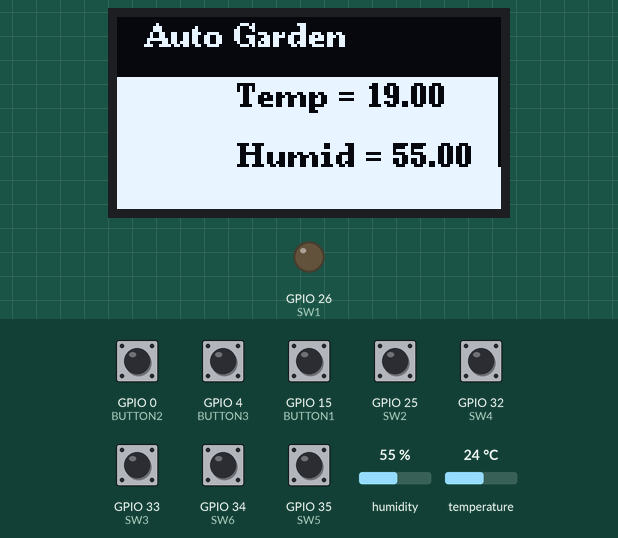
Bench run of a sketch on a simulated ESP32. Parts: 128×64 one-colour display, output pins drawn as LEDs (lit = HIGH). The test bench sets the inputs (shaded band); at power-on: GPIO 0 (BUTTON2), GPIO 4 (BUTTON3), GPIO 15 (BUTTON1), GPIO 25 (SW2), GPIO 32 (SW4), GPIO 33 (SW3), GPIO 35 (SW5) HIGH, GPIO 34 (SW6) LOW, humidity 55 %, temperature 24 °C. WiFi joins after 1.5 s; servers stay silent unless stated; what the sketch prints to the serial monitor is not drawn.

Above: at 3.2 s.
3.3 s: GPIO 34 (SW6) pulled HIGH for 0.7 s
5.8 s: humidity set to 22 %
At 6.4 s:
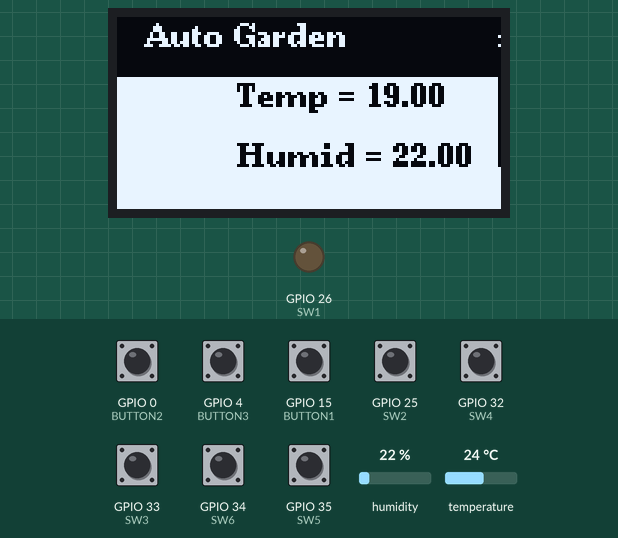
7.5 s: GPIO 15 (BUTTON1) pulled LOW for 0.7 s
10.3 s: temperature set to 12 °C
At 10.9 s:
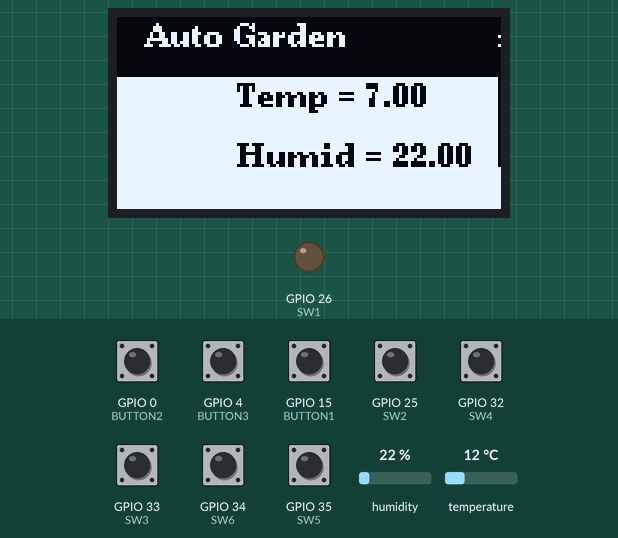
12.0 s: GPIO 15 (BUTTON1) pulled LOW for 1 s
15.3 s: humidity set to 40 %
At 15.9 s:
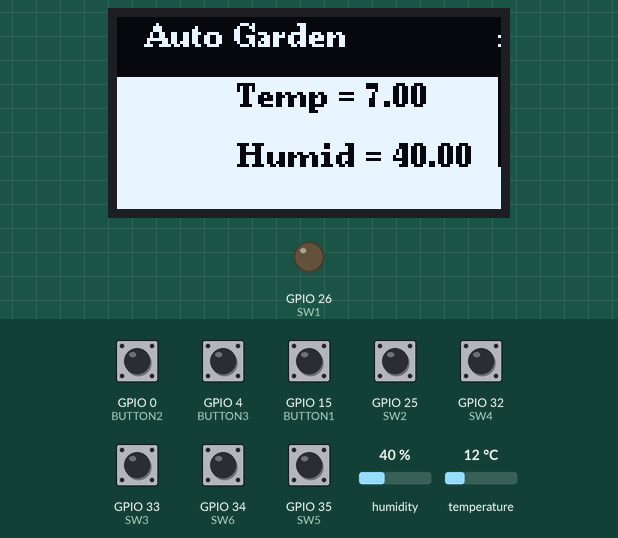
Timing chart, 0 to 18.0 s (numbered marks = the images above; inputs shaded):
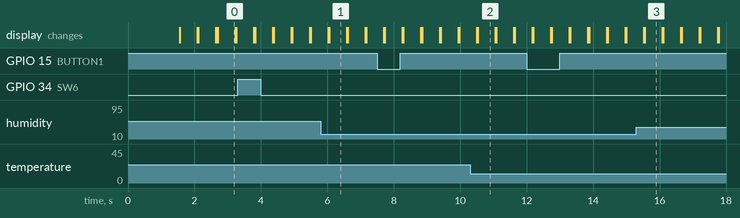

The sketch:

ESP32-Garden.ino
```cpp
// controls garden automaticlly
#include <WiFi.h>

#include <Arduino.h>
#include <U8g2lib.h>
#include <SPI.h>
#include <Adafruit_Sensor.h>
#include <DHT.h>
#include <DHT_U.h>
//#define UNO
#include "pins.h"
U8G2_SSD1305_128X64_ADAFRUIT_F_4W_SW_SPI u8g2(U8G2_R2, /* clock=*/SCK, /* data=*/MOSI, /* cs=*/SS, /* dc=*/MISO, /* reset=*/RES);

///////////////////////OTA//////////////////////////

#include "ota.h"

///////////////////////////////////////////////////


int button1 = 0;
int button2 = 0;
int button3 = 0;

int button1State = 0;
int button2State = 0;
int button3State = 0;

bool Home = false;
bool Wifi = false;


enum MenuState {
  HOME,
  WIFI
};

MenuState currentMenu = HOME;

int Time = 0;
int oldTime = 0;
int counter;

#include "wifiState.h"
#include "menu.h"


void setup() {
  u8g2.clearBuffer();
  Serial.begin(115200);
  OTAinit();
  dht.begin();
  sensor_t sensor;

  pinMode(BUTTON1, INPUT_PULLUP);
  pinMode(BUTTON2, INPUT_PULLUP);
  pinMode(BUTTON3, INPUT_PULLUP);

  pinMode(SW1, INPUT);
  pinMode(SW2, INPUT);
  pinMode(SW3, INPUT);
  pinMode(SW4, INPUT);
  pinMode(SW5, INPUT);
  pinMode(SW6, INPUT);

  pinMode(LED, OUTPUT);

  u8g2.begin();
  Serial.print("BOOTING.");

  u8g2.setCursor(10, 10);
  u8g2.setFont(u8g2_font_ncenB08_tr);
  u8g2.drawStr(0, 10, " BOOTING. ");
  u8g2.print(". ");
  u8g2.sendBuffer();
  delay(500);
}


void loop() {
  ArduinoOTA.handle();

  Time = millis();
  button1 = digitalRead(BUTTON1);
  button2 = digitalRead(BUTTON2);
  button3 = digitalRead(BUTTON3);


  home();
  Home = true;

  if (button1 != button1State) {
    if (button1State == LOW) {
      counter++;
      Serial.print("counter");
      Serial.println(counter);
      u8g2.setCursor(0, 50);
      u8g2.print("C = ");
      u8g2.print(counter);
      u8g2.sendBuffer();
    }
  }

  button1State = button1;

  if (button2 != button2State) {
    if (button2State == LOW) {
    }
  }
  button2State = button2;


  if (button3 == LOW) {
  }
}
```

menu.h
```cpp
#ifndef MENU_H
#define MENU_H

#include "temp.h"
#include "switch.h"

void home() {


  u8g2.setFont(u8g2_font_ncenB08_tr);
  u8g2.setDrawColor(0);
  u8g2.drawBox(0, 0, 127, 63);
  u8g2.setDrawColor(1);
  u8g2.setCursor(10, 10);
  u8g2.print("Auto Garden");
  u8g2.sendBuffer();
  temps();  // update temp and himidity
  Switch();
 // delay(500);
}

#endif
```

ota.h
```cpp
#ifndef OTA_H
#define OTA_H

#include <ESPmDNS.h>
#include <WiFiUdp.h>
#include <ArduinoOTA.h>

const char* ssid = "Tip-jar";
const char* password = "PASSWORD1234LOL";

void OTAinit() {
  WiFi.mode(WIFI_STA);
  WiFi.begin(ssid, password);
  while (WiFi.waitForConnectResult() != WL_CONNECTED) {
    Serial.println("Connection Failed! Rebooting...");
    delay(5000);
    ESP.restart();
  }
  // Port defaults to 3232
  // ArduinoOTA.setPort(3232);

  // Hostname defaults to esp3232-[MAC]
  ArduinoOTA.setHostname("ESP-Garden");

  // No authentication by default
  // ArduinoOTA.setPassword("admin");

  // Password can be set with it's md5 value as well
  // MD5(admin) = 21232f297a57a5a743894a0e4a801fc3
  // ArduinoOTA.setPasswordHash("21232f297a57a5a743894a0e4a801fc3");

  ArduinoOTA
    .onStart([]() {
      String type;
      if (ArduinoOTA.getCommand() == U_FLASH)
        type = "sketch";
      else  // U_SPIFFS
        type = "filesystem";

      // NOTE: if updating SPIFFS this would be the place to unmount SPIFFS using SPIFFS.end()
      Serial.println("Start updating " + type);
    })
    .onEnd([]() {
      Serial.println("\nEnd");
    })
    .onProgress([](unsigned int progress, unsigned int total) {
      Serial.printf("Progress: %u%%\r", (progress / (total / 100)));
      u8g2.clearBuffer();
      u8g2.setFont(u8g2_font_ncenB08_tr);
      u8g2.setDrawColor(1);
      u8g2.setCursor(20, 20);
      u8g2.printf("Progress: %u%%\r", (progress / (total / 100)));
      int progressPX = progress / (total / 100);
      u8g2.drawBox(15, 50, progressPX,64);
      u8g2.setCursor(20, 40);
      u8g2.print("Be Patient Dick");

      u8g2.sendBuffer();
    })
    .onError([](ota_error_t error) {
      Serial.printf("Error[%u]: ", error);
      u8g2.printf("Error[%u]: ", error);

      if (error == OTA_AUTH_ERROR) Serial.println("Auth Failed");
      else if (error == OTA_BEGIN_ERROR) Serial.println("Begin Failed");
      else if (error == OTA_CONNECT_ERROR) Serial.println("Connect Failed");
      else if (error == OTA_RECEIVE_ERROR) Serial.println("Receive Failed");
      else if (error == OTA_END_ERROR) Serial.println("End Failed");
    });

  ArduinoOTA.begin();

  Serial.println("Ready");
  Serial.print("IP address: ");
  Serial.println(WiFi.localIP());
}

#endif
```

switch.h
```cpp
#ifndef SWITCH_H
#define SWITCH_H

int sw1 = 0;
int sw2 = 0;
int sw3 = 0;
int sw4 = 0;
int sw5 = 0;
int sw6 = 0;

void Plant() {
  u8g2.clearBuffer();

  u8g2.setDrawColor(0);
  u8g2.setFont(u8g2_font_ncenB08_tr);
  u8g2.drawBox(0, 0, 127, 63);

  u8g2.setDrawColor(1);
  u8g2.setCursor(50, 10);
  u8g2.print("N01");


  u8g2.setCursor(40, 30);
  u8g2.print("Type = ");
  //u8g2.print(planttype);
  u8g2.sendBuffer();
  return;
}


void Switch() {

  sw1 = digitalRead(SW1);
  sw2 = digitalRead(SW2);
  sw3 = digitalRead(SW3);
  sw4 = digitalRead(SW4);
  sw5 = digitalRead(SW5);
  sw6 = digitalRead(SW6);

  u8g2.setDrawColor(1);
  u8g2.drawBox(100, 50, 127, 63);
  if (sw1 == HIGH) {
    Plant();
    u8g2.setDrawColor(0);
    u8g2.drawBox(105, 52, 127, 61);
  }
  if (sw6 == HIGH) {
    State();
  }
}
#endif
```

temp.h
```cpp
#ifndef TEMP_H
#define TEMP_H

DHT_Unified dht(DHTPIN, DHTTYPE);


float temp;
float humid;

float _temp;
float _humid;


void temps() {

  sensors_event_t event;

  dht.temperature().getEvent(&event);
  temp = event.temperature - 5;

  if (isnan(event.temperature)) {
    Serial.println(F("Error reading temperature!"));
  } else {
    u8g2.setDrawColor(1);
    u8g2.setFont(u8g2_font_ncenB08_tr);
    u8g2.drawBox(0, 20, 127, 63);
    u8g2.setDrawColor(0);
    u8g2.setCursor(40, 30);
    u8g2.print("Temp = ");
    u8g2.print(temp);

    if (temp != _temp) {
      Serial.print("Temperature:");
      Serial.println(temp);
      _temp = temp;
    }
  }

  dht.humidity().getEvent(&event);
  humid = event.relative_humidity;

  if (isnan(event.relative_humidity)) {
    Serial.println(F("Error reading humidity!"));
  } else {
    u8g2.setCursor(40, 50);
    u8g2.print("Humid = ");
    u8g2.print(humid);

    u8g2.sendBuffer();
    if (humid != _humid) {
      Serial.print("Humidity:");
      Serial.println(humid);
      _humid = humid;
    }
  }
  delay(500);

}
#endif
```

wifiState.h
```cpp
#ifndef WIFISTATE_H
#define WIFISTATE_H


void State() {
  while (WiFi.waitForConnectResult() != WL_CONNECTED) {
  u8g2.clearBuffer();

    u8g2.setDrawColor(0);
    u8g2.drawBox(0, 0, 127, 63);
    u8g2.setDrawColor(1);
    u8g2.setCursor(10, 10);
    u8g2.print("Connection Failed");
    ESP.restart();
  }

  u8g2.setDrawColor(1);
  u8g2.drawBox(0, 0, 127, 63);
  u8g2.setDrawColor(0);
  u8g2.setCursor(0, 10);
  u8g2.print("ESP Board MAC Address:  ");
  u8g2.setCursor(0, 20);
  u8g2.print(WiFi.macAddress());
  u8g2.setCursor(0, 30);
  u8g2.print("WiFi.localIP");
  u8g2.setCursor(0, 40);
  u8g2.print(WiFi.localIP());
  u8g2.sendBuffer();
  return;

}
#endif
```

pins.h
```cpp
#ifndef PINS_H
#define PINS_H


#ifdef __AVR__
#define BATT1 A0
#define BATT2 A1
#define BATT3 A2
#define BATT4 A3

#define DISCHARGE A7

#define LED 13

#define BUTTON1 2
#define BUTTON2 3
#define BUTTON3 4


#define MOSI 9   // data
#define MISO 11  //dc
#define SCK 10   // clock
#define SS 12    // cs
#define RES 6    // res


#endif
#ifdef UNO
#warning "no A7 u dumb dumb"
#endif
///////////////////////////////////////////////ESP PINOUT///////////////////////////////////
#ifdef ESP32

#define SW1 26
#define SW2 25
#define SW3 33
#define SW4 32
#define SW5 35
#define SW6 34

#define LED 26

#define BUTTON1 15
#define BUTTON2 0
#define BUTTON3 4

#define DHTPIN 2  // Digital pin connected to the DHT sensor

#define DHTTYPE DHT11  // DHT 11

/*SPI
MOSI GPIO 23	// data
MISO GPIO 19	// dc
SCLK GPIO 18	// clock
CS GPIO 5     // cs
*/
#define RES 27  // res

#endif
#endif
```

Measured:
- after the input at 5.8 s, the display: first differs from a run without the input after 0.26 s (image 1)
- after the input at 10.3 s, the display: first differs from a run without the input after 0.23 s (image 2)
- after the input at 15.3 s, the display: first differs from a run without the input after 0.25 s (image 3)
- what the display in image 0 shows lasts 0.5 s, from 2.7 s to 3.2 s
